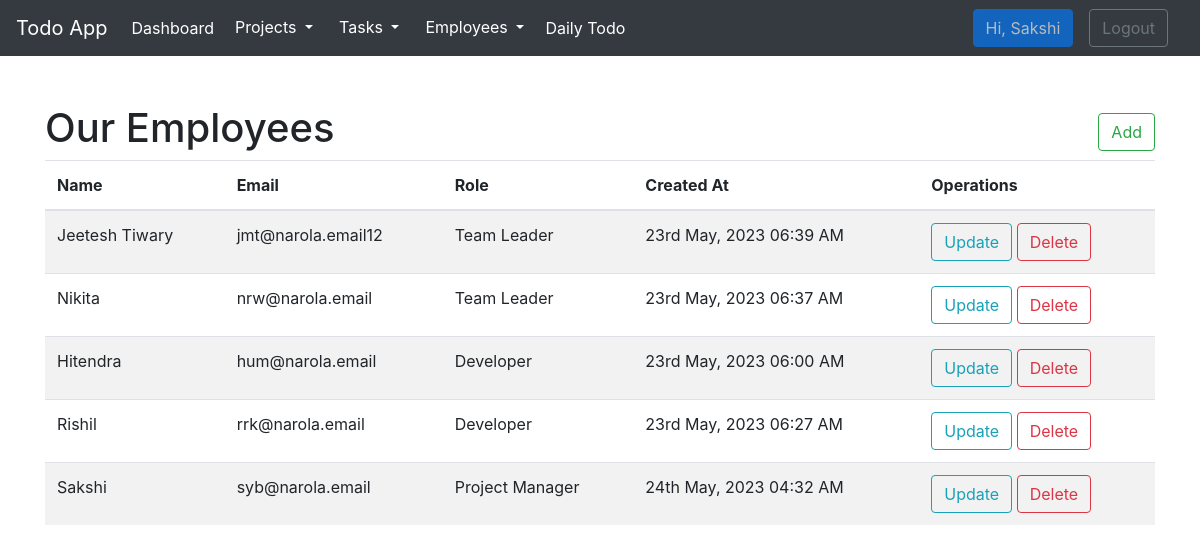
/index.php?page=display_employee (signed in), run on the app's committed database.
### tables this page shows
CREATE TABLE IF NOT EXISTS `employees` (
  `id` int NOT NULL AUTO_INCREMENT,
  `name` varchar(60) NOT NULL,
  `email` varchar(70) NOT NULL,
  `password` varchar(191) NOT NULL,
  `role` tinyint NOT NULL DEFAULT '4' COMMENT '1-admin,2-Project Manager,3-Team Leader,4-Developer',
  `created_at` timestamp NOT NULL DEFAULT CURRENT_TIMESTAMP,
  `updated_at` timestamp NOT NULL DEFAULT CURRENT_TIMESTAMP,
  `deleted_at` timestamp NULL DEFAULT NULL,
  PRIMARY KEY (`id`),
  KEY `role` (`role`)
);

CREATE TABLE IF NOT EXISTS `roles` (
  `id` tinyint NOT NULL AUTO_INCREMENT,
  `name` varchar(60) NOT NULL,
  `created_at` timestamp NOT NULL DEFAULT CURRENT_TIMESTAMP,
  `updated_at` timestamp NOT NULL DEFAULT CURRENT_TIMESTAMP,
  `deleted_at` timestamp NULL DEFAULT NULL,
  PRIMARY KEY (`id`)
);

### include/Model.php (called while the page is built, shortened)
<?php
require_once $_SERVER['DOCUMENT_ROOT'] . '/todo-app/include/config.php';
class Model
{
    private $connection;
    function __construct()
    {
        $conn = new Connection;
        $this->connection = $conn->getConnection();
    }
    function fetch_record($sql)
    {
        $response = null;
        try {
            $result = $this->connection->query($sql);
            while ($row = $result->fetch_assoc()) {
                $response[] = $row;
            }
            return $response;
        } catch (Exception $th) {
            die($th->getMessage());
        }
    }
}
?>

### include/config.php (called while the page is built, shortened)
<?php
class Connection
{
    private $connection = null;
    function __construct()
    {
        try {
            $this->connection = new mysqli('localhost', 'root', '', 'todo-app');
        } catch (\Throwable $th) {
            $th->getMessage();
        }
    }
    public function getConnection()
    {
        return $this->connection;
    }
}
?>

### employee/display_employee.php (the view, shortened to what this page needs)
<?php
$employeeObj = new Employee();
$sql = "SELECT e.id,e.name,e.email,r.name as role,e.created_at FROM roles r join employees e on e.role=r.id WHERE e.id != 1";
$employees = $employeeObj->fetch_record($sql);
?>
<div class="container">
    <div class="mt-5 d-flex justify-content-between align-items-center">
        <h1>Our Employees </h1>
        <a class="btn btn-outline-success" href="index.php?page=new_employee">Add</a>
    </div>
    <table class="table table-striped">
        <thead>
            <tr>
                <th>Name</th>
                <th>Email</th>
                <th>Role</th>
                <th>Created At</th>
                <th>Operations</th>
            </tr>
        </thead>
        <tbody>
            <?php if (!empty($employees)) { ?>
                <?php foreach ($employees as $employee) { ?>
                    <tr>
                        <td>
                            <?php echo $employee['name']; ?>
                        </td>
                        <td>
                            <?php echo $employee['email']; ?>
                        </td>
                        <td>
                            <?php
                            echo $employee['role'];
                            ?>
                        </td>
                        <td>
                            <?php echo date('dS F, Y h:s A', strtotime($employee['created_at'])); ?>
                        </td>
                        <td>
                            <a class="btn btn-outline-info"
                                href="index.php?page=update_employee&id=<?php echo $employee['id']; ?>">Update</a>
                            <a class="btn btn-outline-danger"
                                href="index.php?page=delete_employee&id=<?php echo $employee['id']; ?>">Delete</a>
                        </td>
                    </tr>
                <?php } ?>
            <?php } else { ?>
                <tr>
                    <td rowspan="5">Currently there is no any employee!</td>
                </tr>
            <?php } ?>
        </tbody>
    </table>
</div>

### data on the page
employees: name "Jeetesh Tiwary", email "jmt@narola.email12", role.name "Team Leader", created_at "23rd May, 2023 06:39 AM"
employees: name "Nikita", email "nrw@narola.email", role.name "Team Leader", created_at "23rd May, 2023 06:37 AM"
employees: name "Hitendra", email "hum@narola.email", role.name "Developer", created_at "23rd May, 2023 06:00 AM"
employees: name "Rishil", email "rrk@narola.email", role.name "Developer", created_at "23rd May, 2023 06:27 AM"
employees: name "Sakshi", email "syb@narola.email", role.name "Project Manager", created_at "24th May, 2023 04:32 AM"

### other printed values
$_SESSION['employee']['name'] "Sakshi"
